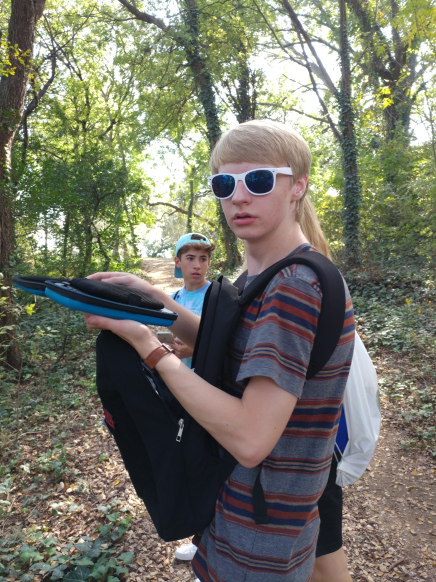
#> input picture images/alex.jpg, 872 x 1164 px, found by its file name (shown at 1/2 size); its folder holds only this picture in this run
$ python image_face_capture.py   (Python 2 division)
#> lines starting #> are read from the running program, lines starting #| are printed output that depends on the picture; after the words box and inside, x2 and y2 are one past the last pixel; in counts of white or black regions, pixels touching at a corner belong together
import numpy as np
import cv2, urllib, time, os, sys, os.path

face_cascade = cv2.CascadeClassifier('haarcascades/haarcascade_frontalface_default.xml')
eye_cascade = cv2.CascadeClassifier('haarcascades/haarcascade_eye.xml')
cat_cascade = cv2.CascadeClassifier('haarcascades/haarcascade_frontalcatface.xml')
stop_cascade = cv2.CascadeClassifier('haarcascades/haarcascade_stopsign.xml')

print "\nAvailable image filenames: "
files = os.listdir("images")
newlist = []
for names in files:
    if names.endswith(".jpg") or names.endswith(".png"):
        newlist.append(names)
print newlist

# Ask for name of image
print ""
imgname_entry_valid = False
while imgname_entry_valid == False:
    imgname = raw_input("Filename of image? ")

    if os.path.isfile("images/" + imgname):
        imgname_entry_valid = True
    else:
        print "Image filename was incorrect, try again.\n"
#> this loop made 1 pass; the answer given on pass 1: images/alex.jpg
print ""

img = cv2.imread("images/" + imgname)
#> img is the input picture: shape (1164, 872, 3); mean B, G, R 102.3, 116.3, 116.4
gray = cv2.cvtColor(img, cv2.COLOR_BGR2GRAY)
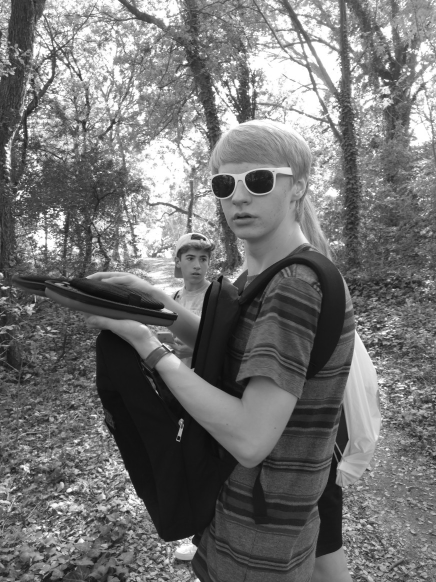
#> gray: shape (1164, 872) (shown at 1/2 size); min 4, max 255, mean 114.7
faces = face_cascade.detectMultiScale(gray, 1.3, 5)
#> faces = [[357, 490, 73, 73], [680, 187, 106, 106], [384, 292, 198, 198]]

for (x,y,w,h) in faces:
    cv2.rectangle(img,(x,y),(x+w,y+h),(255,0,0),2)
    roi_gray = gray[y:y+h, x:x+w]
    roi_color = img[y:y+h, x:x+w]
    eyes = eye_cascade.detectMultiScale(roi_gray)
    for (ex,ey,ew,eh) in eyes:
        cv2.rectangle(roi_color,(ex,ey),(ex+ew,ey+eh),(0,255,0),2)
#> this loop made 3 passes
#> (x, y, w, h, eyes) on pass 1: (357, 490, 73, 73, [[12, 12, 26, 26], [38, 18, 21, 21]])
#> pass 1, `roi_color = img[y:y+h, x:x+w]`:
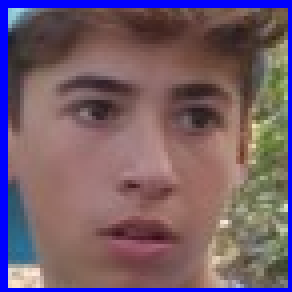
#> roi_color: shape (73, 73, 3) (shown 4 times larger); mean B, G, R 105.9, 92.5, 115.9
#> pass 2, `roi_color = img[y:y+h, x:x+w]`:
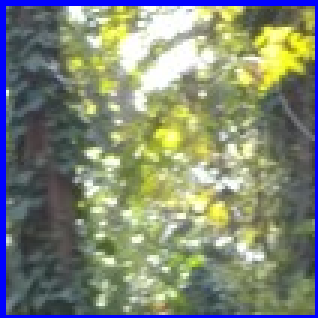
#> roi_color: shape (106, 106, 3) (shown 3 times larger); mean B, G, R 118.2, 135.8, 128.5
#> after the loop:
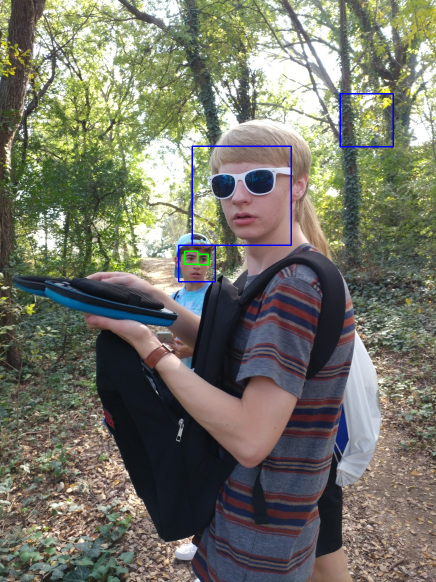
#> img: shape (1164, 872, 3) (shown at 1/2 size); 0.48% of pixels changed, all inside (x1, y1, x2, y2) = (356, 186, 788, 565)
#> after the loop:
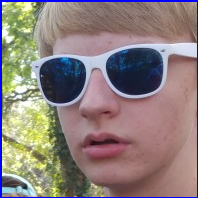
#> roi_color: shape (198, 198, 3); mean B, G, R 125.3, 126.7, 140.5
#> after the loop:
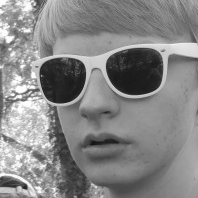
#> roi_gray: shape (198, 198); min 20, max 254, mean 134.3

cats = cat_cascade.detectMultiScale(gray, 1.7, 5)
#> cats = ()
for (cx,cy,cw,ch) in cats:
    cv2.rectangle(img,(cx,cy),(cx+cw,cy+ch),(0,0,255),2)
#> this loop made 0 passes

stops = stop_cascade.detectMultiScale(gray, 1.3, 5)
#> stops = ()
for (sx,sy,sw,sh) in stops:
    cv2.rectangle(img,(sx,sy),(sx+sw,sy+sh),(0,128,255),2)

length = np.size(img, 0)
#> length = 1164
cv2.putText(img, "Blue=face Green=eyes Red=cat Orange=stop", (0, length-10), cv2.FONT_HERSHEY_TRIPLEX, 1, (0, 255, 255))
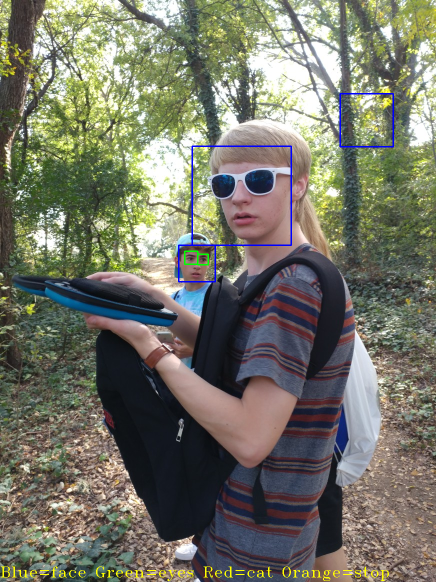
#> img: shape (1164, 872, 3) (shown at 1/2 size); 0.32% of pixels changed, all inside (x1, y1, x2, y2) = (2, 1133, 778, 1162)

cv2.namedWindow("Facial Detection", cv2.WINDOW_NORMAL)
cv2.imshow("Facial Detection", img)
cv2.resizeWindow("Facial Detection", 1280, 720)
cv2.waitKey(0)
cv2.destroyAllWindows()

$ run again, on images/people.jpg
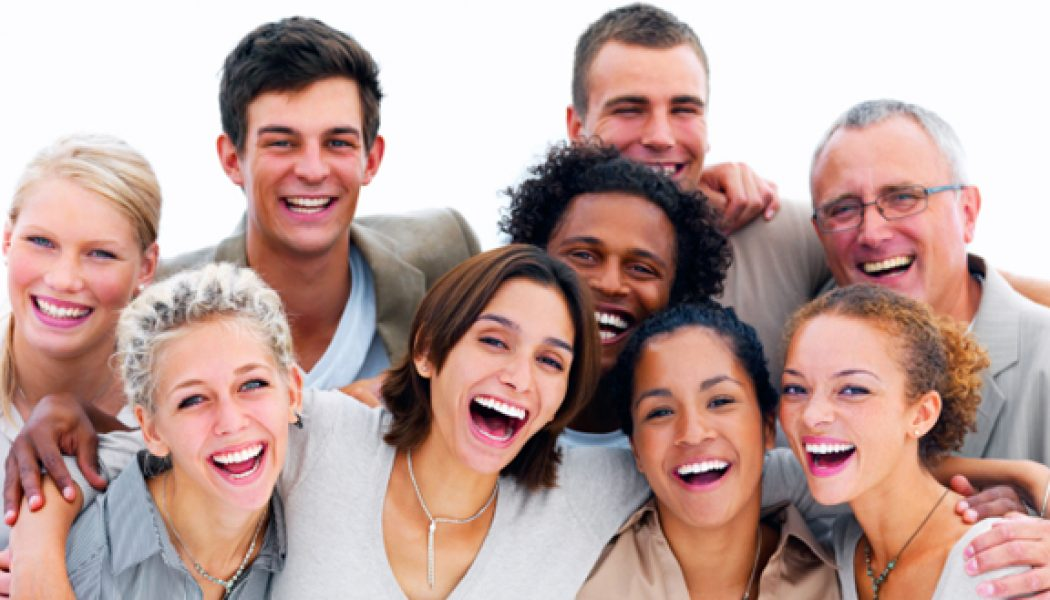
#> input picture images/people.jpg, 1050 x 600 px, found by its file name
#> the loop `while imgname_entry_valid == False:` made 1 pass; the answer given on pass 1: images/people.jpg
#> img is the input picture: shape (600, 1050, 3); mean B, G, R 155.7, 161.3, 190
#> faces = [[668, 497, 93, 93], [589, 56, 139, 139], [229, 78, 160, 160], [797, 149, 147, 147], [544, 206, 138, 138], [612, 346, 163, 163], [433, 288, 166, 166], [136, 326, 181, 181], [741, 323, 185, 185]]
#> the loop `for (x,y,w,h) in faces:` made 9 passes
#> (x, y, w, h, eyes) on passes 2 to 6: (589, 56, 139, 139, [[74, 34, 38, 38], [20, 28, 46, 46]]), (229, 78, 160, 160, [[90, 49, 35, 35], [30, 46, 37, 37]]), (797, 149, 147, 147, [[84, 92, 48, 48], [68, 26, 54, 54]]), (544, 206, 138, 138, [[74, 50, 22, 22], [36, 36, 29, 29]]), (612, 346, 163, 163, [[26, 46, 41, 41], [84, 32, 47, 47], [54, 106, 46, 46]])
#> after the loop `for (x,y,w,h) in faces:`:
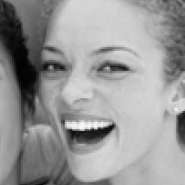
#> roi_gray: shape (185, 185); min 2, max 254, mean 151.5
#> cats = [[277, 142, 69, 69], [831, 184, 69, 69], [598, 54, 118, 118]]
#> the loop `for (cx,cy,cw,ch) in cats:` made 3 passes
#> stops = ()
#> length = 600
#> `cv2.putText(img, "Blue=face Green=eyes Red=cat Orange=stop", (0, lengt..`:
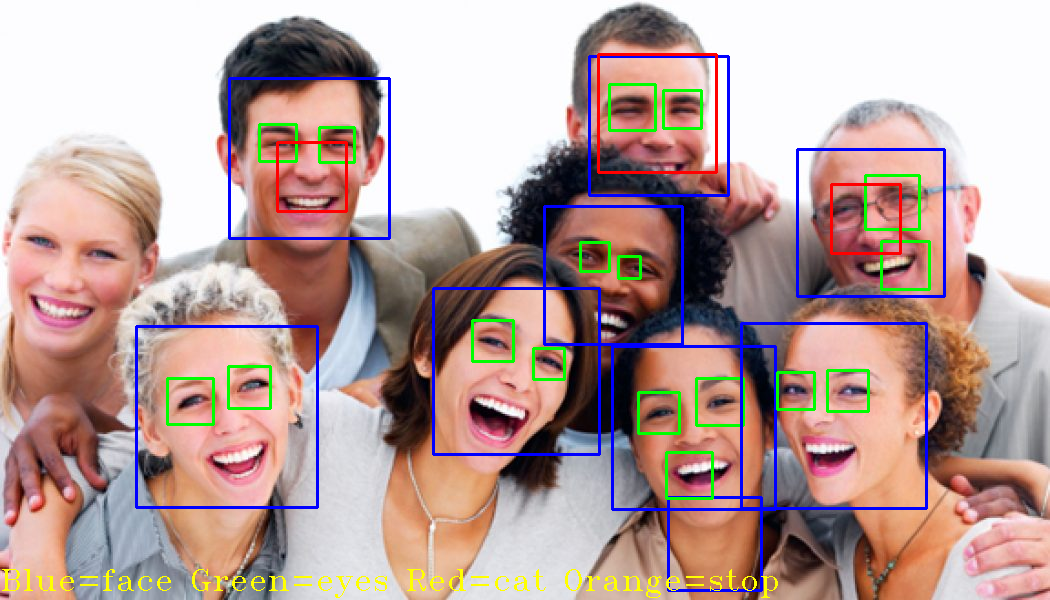
#> img: shape (600, 1050, 3); mean B, G, R 156.1, 159.5, 184.2
